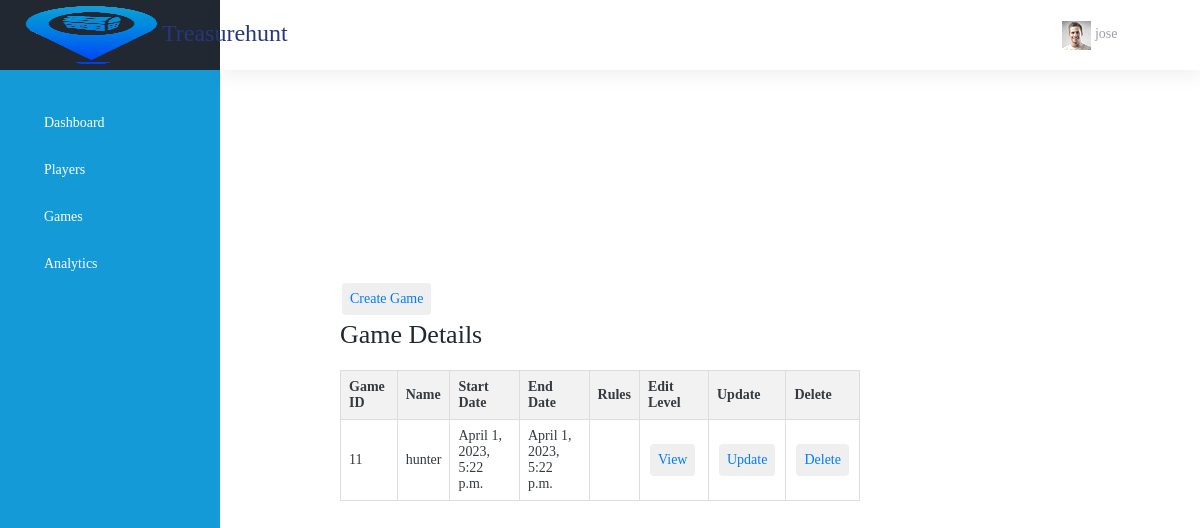
/coordinator_game_detail (signed in), run on the app's committed database.
### app/models.py (models this page shows, shortened)
class User(models.Model):
    REGISTER_CHOICES = (
        ('1', 'Coordinator'),
        ('2', 'Player'),
    )
    uid = models.AutoField(primary_key=True)
    name = models.CharField(max_length=50)
    email = models.EmailField(unique=True)
    password = models.CharField(max_length=128)
    new_password = models.CharField(max_length=128,null=True,blank=True)
    register_as = models.IntegerField(choices=REGISTER_CHOICES, null=False, blank=False)
    game = models.ForeignKey(Game, related_name='players', on_delete=models.CASCADE, null=True, blank=True)
    phonecode = models.CharField(max_length=10)
    phone = models.CharField(max_length=20)
    token = models.CharField(max_length=64, blank=True, null=True)
    created_at = models.DateTimeField(auto_now_add=True)
    updated_at = models.DateTimeField(auto_now=True)
    deleted_at = models.BooleanField(default=False)
    last_login = models.DateTimeField(null=True, blank=True)

class Game(models.Model):
    LEVEL_CHOICES = (
        ('1', '1'),
        ('2', '2'),
        ('3', '3'),
    )
    game_name = models.CharField(max_length=50)
    game_id = models.CharField(max_length=50, unique=True)
    game_email = models.EmailField(unique=True)
    start_date = models.DateTimeField(auto_now_add=True)
    end_date = models.DateTimeField(auto_now_add=True)
    creater = models.ForeignKey('User', related_name='games_created', on_delete=models.CASCADE)

### app/views.py (the view)
# urls.py: path('coordinator_game_detail', views.coordinator_game_detail, name='coordinator_game_detail'),
def coordinator_game_detail(request):
    email = request.session['email']
    user = User.objects.get(email=email)
    game = Game.objects.get(game_email=email)
    games = Game.objects.filter(game_email=email)
    context = {'games': games , 'game': game, 'user': user}
    return render(request, 'coordinator-dashboard/coordinator_game_detail.html', context)

### template/coordinator-dashboard/coordinator_game_detail.html (shortened to what this page needs)
{% extends 'coordinator-dashboard/app.html' %}
{% block content %}
<div class="center">
  <button><a href="{% url 'game_create'  %}">Create Game</a></button>
  <h1>Game Details</h1>
  <table>
    <thead>
      <tr>
        <th>Game ID</th>
        <th>Name</th>
        <th>Start Date</th>
        <th>End Date</th>
        <th>Rules</th>
        <th>Edit Level</th>
        <th>Update</th>
        <th>Delete</th>
      </tr>
    </thead>
    <tbody>
      {% for i in games %}
        <tr>
          <td>{{ i.game_id }}</td>
          <td>{{ i.game_name }}</td>
          <td>{{ i.start_date }}</td>
          <td>{{ i.end_date }}</td>
          <td>{{ i.rules }}</td>
          <td><button><a href="{% url 'view_game' id=i.id %}">View</a></button></td>
          <td><button><a href="{% url 'edit_game' id=i.id %}">Update</a></button></td>
          <td><button><a href="{% url 'delete_game' id=i.id %}">Delete</a></button></td>
        </tr>
      {% endfor %}
    </tbody>
  </table>
</div>
{% endblock %}

### template/coordinator-dashboard/app.html (shortened to what this page needs)
<!DOCTYPE html>
<html lang="en">
<head>
    {% load static %}
    <link href="{% static 'dashboard/css/materialdesignicons.min.css' %}"
          rel="stylesheet">
    <link href="{% static 'dashboard/css/vendor.bundle.base.css' %}"
          rel="stylesheet">
    <link href="{% static 'dashboard/css/style.css' %}" rel="stylesheet">
    <link href="{% static 'dashboard/css/viewport.css' %}" rel="stylesheet">
    <link rel="stylesheet"
          href="{% static 'dashboard/css/sweetalert-1.1.3.min.css' %}">
    <link rel="stylesheet"
          href="{% static 'dashboard/css/toastr.css' %}">
    <link rel="stylesheet"
          href="{% static 'dashboard/css/dataTables.bootstrap4.min.css' %}">
    <link rel="stylesheet" href="{% static 'dashboard/font/noto-sans/stylesheet.css' %}">
    <link rel="stylesheet" href="{% static 'dashboard/css/select2.min.css' %}">
    <link rel="stylesheet"
          href="{% static 'dashboard/css/font-awesome/font-awesome.min.css' %}">
</head>
<body>
<div class="container-scroller">
    <header class="">
        <nav class="navbar default-layout-navbar col-lg-12 col-12 p-0 fixed-top d-flex flex-row">
            <div class="text-left navbar-brand-wrapper d-flex align-items-center justify-content-center"><a
                    class="navbar-brand brand-logo"
                    href="#"><img
                    src="{% static 'image/logo.png' %}" alt="logo" class="ml-2 logo-img">Treasurehunt</a>
            </div>
            <div class="navbar-menu-wrapper d-flex align-items-stretch">
                <button class="navbar-toggler navbar-toggler align-self-center" type="button"
                        data-toggle="minimize"> <span
                        class="mdi mdi-menu"></span></button>
                <ul class="navbar-nav navbar-nav-right">
                    <li class="dropdown">
                        <a data-toggle="dropdown" class="dropdown-toggle" href="#">
                            <span class="avatar_login"><img alt="" src="{% static 'image/avatar1_small.png' %}"></span>
                            <span class="username text-muted">
                                {{ user.name }}
                            </span>
                        </a>
                    </li>
                    <li class="nav-item d-lg-block full-screen-link"><a class="nav-link"> <i class="mdi mdi-fullscreen"
                                                                                             id="fullscreen-button"></i>
                    </a></li>
                </ul>
            </div>
        </nav>
    </header>
    <div class="container-fluid page-body-wrapper">
        <aside>
            <nav class="sidebar sidebar-offcanvas" id="sidebar">
                <ul class="nav">
                    <li class=" null nav-item">
                        <a href="{% url 'coordinator_dashboard' %}"
                           class=" null nav-link">
                            <i class="fa fa-dashboard"></i>
                            <span class="pl-2 menu-title">Dashboard</span>
                        </a>
                    </li>
                    <li class=" null nav-item">
                        <a href="{% url 'player_details' %}"
                           class=" null nav-link">
                            <i class="fa fa-wheelchair"></i>
                            <span class="pl-2 menu-title">Players</span>
                        </a>
                    </li>
                    <li class=" null nav-item">
                        <a href="{% url 'coordinator_game_detail' %}"
                           class=" null nav-link">
                            <i class="fa fa-wheelchair"></i>
                            <span class="pl-2 menu-title">Games</span>
                        </a>
                    </li>
                    <li class=" null nav-item">
                        <a href="{% url 'analytics' %}"
                           class=" null nav-link">
                            <i class="fa fa-user"></i>
                            <span class="pl-2 menu-title">Analytics </span>
                        </a>
                    </li>
                </ul>
            </nav>
        </aside>
        {% block content %}{% endblock%}
        </div>
    </div>
</body>
</html>

### static/dashboard/css/viewport.css (style rules this page uses)
@media (min-width: 1200px) and (max-width: 1280px) { .navbar .navbar-brand-wrapper, .sidebar { width:220px; } }
@media (min-width: 1200px) and (max-width: 1280px) { .navbar .navbar-menu-wrapper { width: calc(100% - 220px); } }

### template/coordinator-dashboard/coordinator_game_detail.html (style rules this page uses)
.center { margin: auto; width: 50%; padding: 40px; }
table { border-collapse: collapse; width: 100%; max-width: 800px; margin: 20px auto; }
th, td { border: 1px solid #ddd; padding: 8px; text-align: left; }
th { background-color: #f2f2f2; }
button { border: none; border-radius: 4px; color: #fff; padding: 8px; text-align: center; text-decoration: none; display: inline-block; font-size: 14px; margin: 4px 2px; cursor: pointer; transition: background-color 0.3s ease; }

### template/coordinator-dashboard/app.html (style rules this page uses)
.logo-img { height: 60px; width: auto; }

### data on the page
User: name "jose"
Game: game_id "11", game_name "hunter", start_date "April 1, 2023, 5:22 p.m.", end_date "April 1, 2023, 5:22 p.m."
